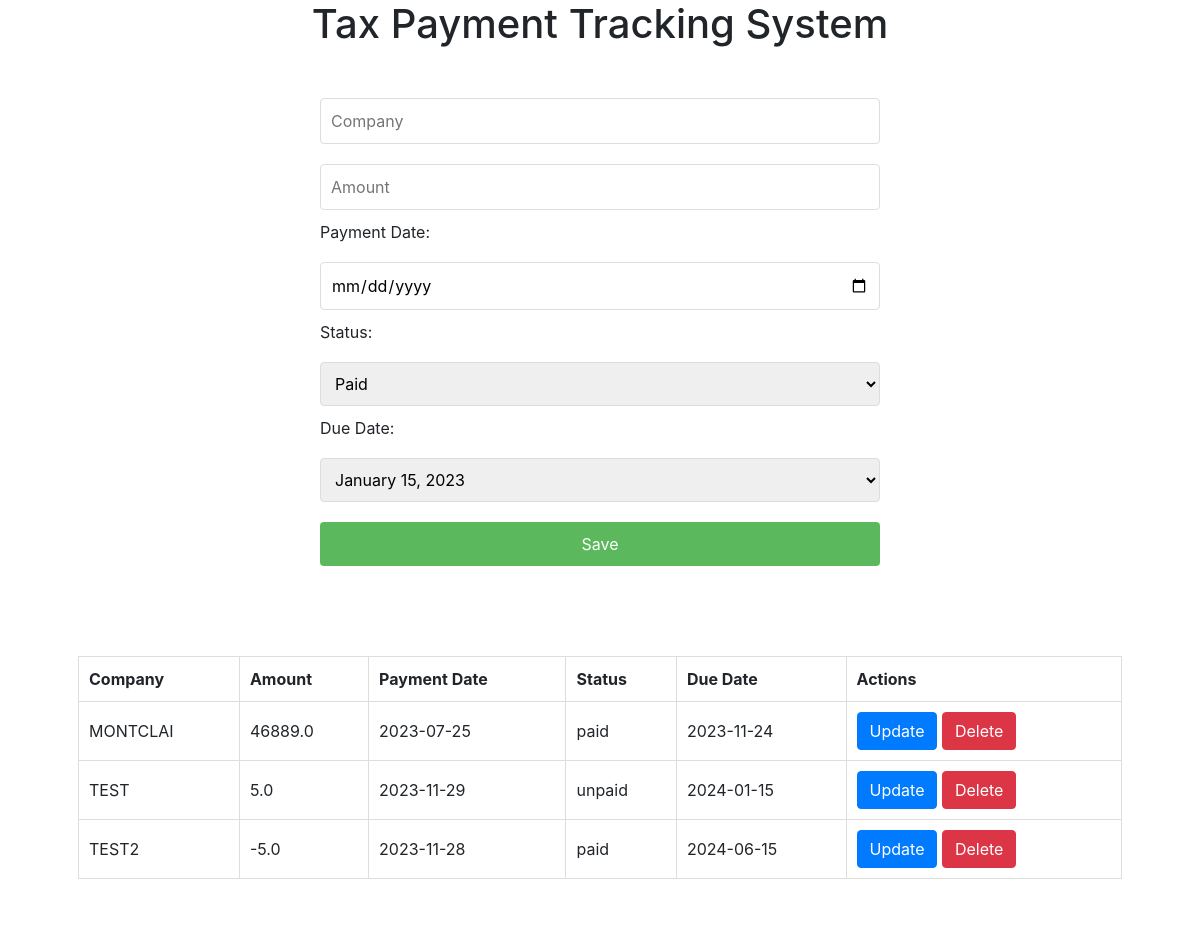
Before: / with the older database file.
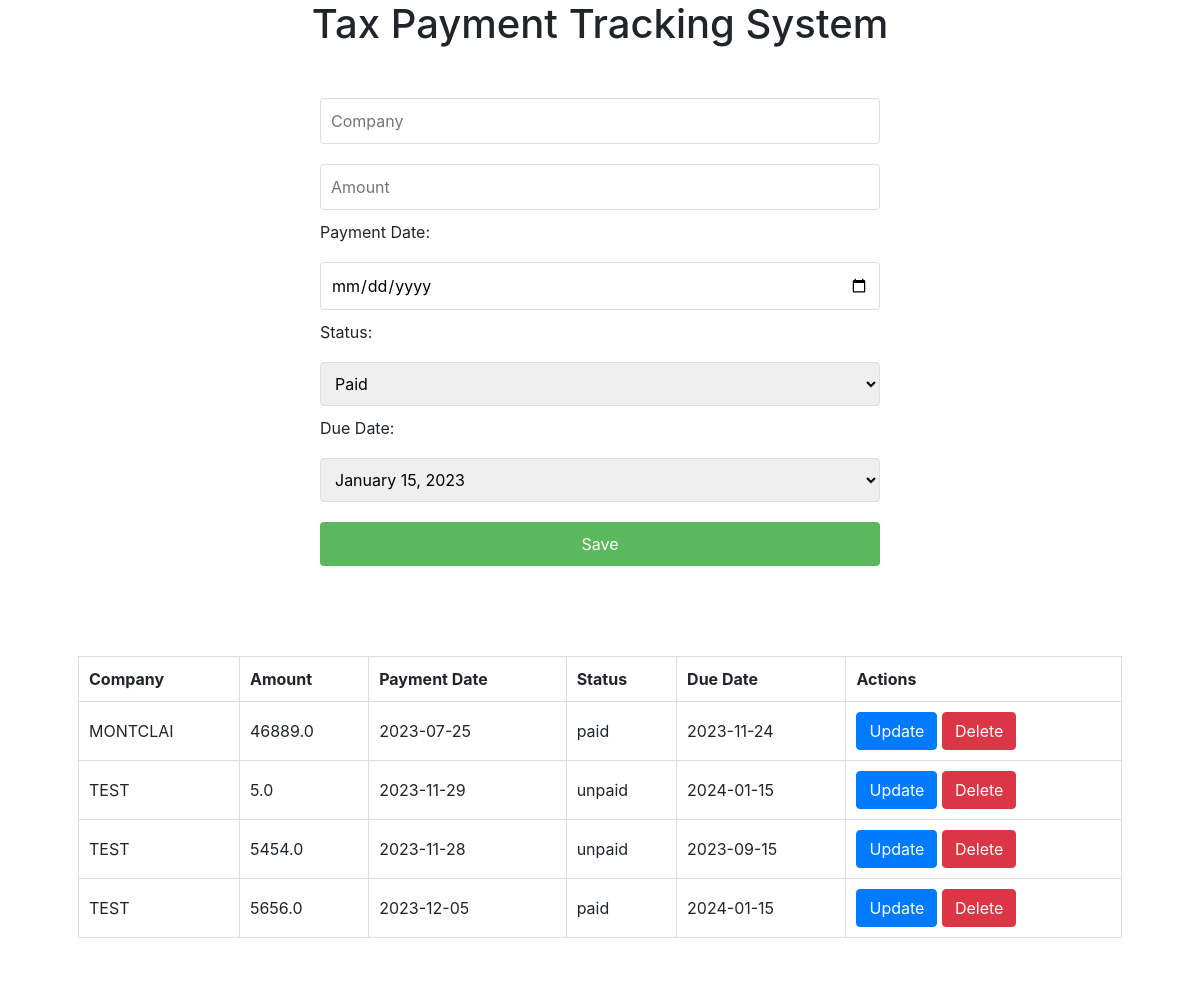
After: the same page with the newer database file.
### app.py (models this page shows)
class Taxation(db.Model):
    tax_id = db.Column(db.Integer, primary_key=True, index=True, autoincrement=True)
    _company = db.Column('company', db.String(50), nullable=False)
    amount = db.Column(db.Float, nullable=False)
    payment_date = db.Column(db.Date, nullable=True)
    status = db.Column(db.String(10), nullable=False)
    due_date = db.Column(db.Date, nullable=False)
    @property
    def company(self):
        return self._company
    @company.setter
    def company(self, value):
        self._company = value.upper()

### app.py (the view)
@app.route('/')
def index():
    records = Taxation.query.all()
    return render_template('index.html', records=records)

### templates/index.html (shortened to what this page needs)
<!DOCTYPE html>
<html lang="en">
<head>
    <link rel="stylesheet" href="{{ url_for('static', filename='style.css') }}">
    <link rel="stylesheet" href="https://stackpath.bootstrapcdn.com/bootstrap/4.3.1/css/bootstrap.min.css">
</head>
<body>
    <h1>Tax Payment Tracking System</h1>
    <form id="taxForm" action="/add-record" method="post">
        <input type="text" id="company" name="company" placeholder="Company" required>
        <input type="number" id="amount" name="amount" placeholder="Amount" required>
        <label for="payment_date">Payment Date:</label>
        <input type="date" id="payment_date" name="payment_date" placeholder="Payment Date">
        <label for="status">Status:</label>
        <select id="status" name="status">
            <option value="paid">Paid</option>
        </select>
        <label for="due_date">Due Date:</label>
        <select id="dueDate" name="due_date" required>
            <option value="2023-04-15">April 15, 2023</option>
        </select>
        <button type="submit">Save</button>
    </form>
    <div id="recordsContainer">
        <table id="recordsTable">
            <thead>
                <tr>
                    <th>Company</th>
                    <th>Amount</th>
                    <th>Payment Date</th>
                    <th>Status</th>
                    <th>Due Date</th>
                    <th>Actions</th>
                </tr>
            </thead>
            <tbody>
                {% for record in records %}
                <tr>
                    <td>{{ record.company }}</td>
                    <td>{{ record.amount }}</td>
                    <td>{{ record.payment_date.strftime('%Y-%m-%d') if record.payment_date else 'N/A' }}</td>
                    <td>{{ record.status }}</td>
                    <td>{{ record.due_date.strftime('%Y-%m-%d') }}</td>
                    <td>
                        <button type="button" class="btn btn-primary" onclick="showUpdateModal('{{ record.tax_id }}', '{{ record.company }}', '{{ record.amount }}', '{% if record.payment_date is not none %}{{ record.payment_date.strftime('%Y-%m-%d') }}{% endif %}', '{{ record.status }}', '{{ record.due_date.strftime('%Y-%m-%d') }}')">Update</button>
                        <button type="button" class="btn btn-danger" onclick="confirmDelete('{{ record.tax_id }}')">Delete</button>
                    </td>
                </tr>
                {% endfor %}
            </tbody>
        </table>
    </div>
</body>
</html>

### static/style.css (style rules this page uses)
body { font-family: Arial, sans-serif; margin: 0; padding: 0; background-color: #f4f4f4; }
h1 { text-align: center; }
form { max-width: 600px; margin: 20px auto; padding: 20px; background-color: #fff; border-radius: 8px; }
form input, form select, form button { width: 100%; padding: 10px; margin: 10px 0; border-radius: 4px; border: 1px solid #ddd; }
form button { background-color: #5cb85c; color: white; border: none; cursor: pointer; }
table { width: 90%; margin: 20px auto; border-collapse: collapse; }
table, th, td { border: 1px solid #ddd; padding: 10px; text-align: left; }
#summaryContainer, #recordsContainer { background-color: #fff; padding: 20px; margin: 20px auto; border-radius: 8px; }

Changed rows visible on the page:
changed Taxation (number 3 of 4 on the later page): company "TEST2" → "TEST"; amount "-5.0" → "5454.0"; status "paid" → "unpaid"; due_date "2024-06-15" → "2023-09-15"
added Taxation: company "TEST", amount "5656.0", payment_date "2023-12-05", status "paid", due_date "2024-01-15"
